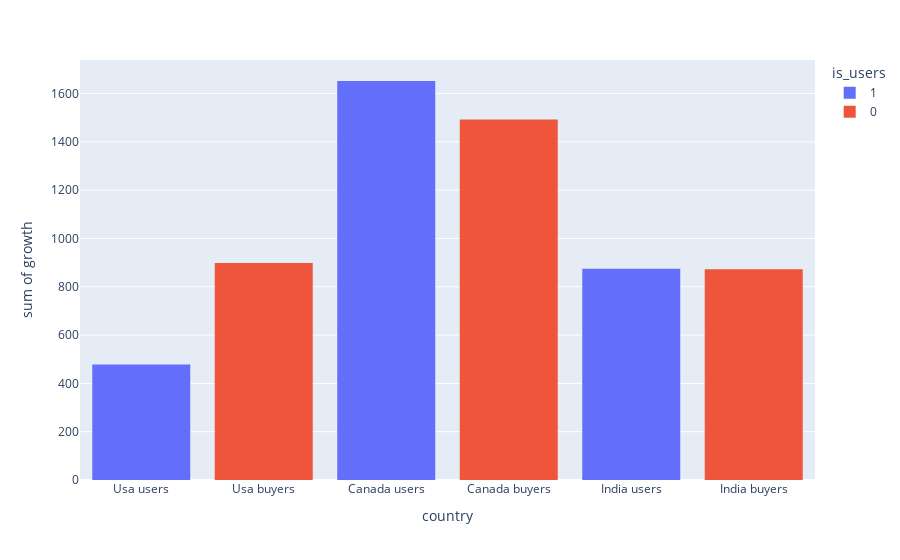

Source (notebook cell):
### Code cell
growth_comp_data = {
    'users_growth' : {
        'usa' : 478,
        'can' : 1652,
        'ind' : 875
        },
    'buyers_growth' : {
        'usa' : 898,
        'can' : 1493,
        'ind' : 873
    }
}

growth_comp_data2 = {
    'countries' : ['usa', 'can', 'ind'],
    'users_growth' : [478, 1652, 875],
    'buyers_growth' : [898, 1493, 873]
}

growth_comp_data3 = {
    'country' : [['usa_users', 'usa_buyers'], ['can_users', 'can_buyers'], ['ind_users', 'ind_buyers']],
    'growth' : [[478,898], [1652,1493], [875, 873]]
    }

growth_comp_data4 = {
    'country' : ['Usa users', 'Usa buyers', 'Canada users', 'Canada buyers', 'India users', 'India buyers'],
    'growth' : [478,898, 1652,1493, 875, 873],
    'is_users' : [1,0,1,0,1,0],
    }
growth_comp_data_df = pd.DataFrame(growth_comp_data4)
growth_comp_data_df.head()

# growth_comp_data_df2 = pd.read_csv('growth_analysis.csv')

px.histogram(growth_comp_data_df, y='growth', x='country', color='is_users', category_orders={'country': ['Usa users', 'Usa buyers', 'Canada users', 'Canada buyers', 'India users', 'India buyers']})

### Figure 1 — Plotly figure (JSON) as saved in the notebook; plotly's stock layout.template omitted (floating-point values rounded to 4 significant figures)
{"data": [{"alignmentgroup": "True", "bingroup": "x", "histfunc": "sum", "hovertemplate": "is_users=1<br>country=%{x}<br>sum of growth=%{y}<extra></extra>", "legendgroup": "1", "marker": {"color": "#636efa", "pattern": {"shape": ""}}, "name": "1", "offsetgroup": "1", "orientation": "v", "showlegend": true, "type": "histogram", "x": ["Usa users", "Canada users", "India users"], "xaxis": "x", "y": [478, 1652, 875], "yaxis": "y"}, {"alignmentgroup": "True", "bingroup": "x", "histfunc": "sum", "hovertemplate": "is_users=0<br>country=%{x}<br>sum of growth=%{y}<extra></extra>", "legendgroup": "0", "marker": {"color": "#EF553B", "pattern": {"shape": ""}}, "name": "0", "offsetgroup": "0", "orientation": "v", "showlegend": true, "type": "histogram", "x": ["Usa buyers", "Canada buyers", "India buyers"], "xaxis": "x", "y": [898, 1493, 873], "yaxis": "y"}], "layout": {"barmode": "relative", "legend": {"title": {"text": "is_users"}, "tracegroupgap": 0}, "margin": {"t": 60}, "xaxis": {"anchor": "y", "categoryarray": ["Usa users", "Usa buyers", "Canada users", "Canada buyers", "India users", "India buyers"], "categoryorder": "array", "domain": [0, 1], "title": {"text": "country"}}, "yaxis": {"anchor": "x", "domain": [0, 1], "title": {"text": "sum of growth"}}}}
